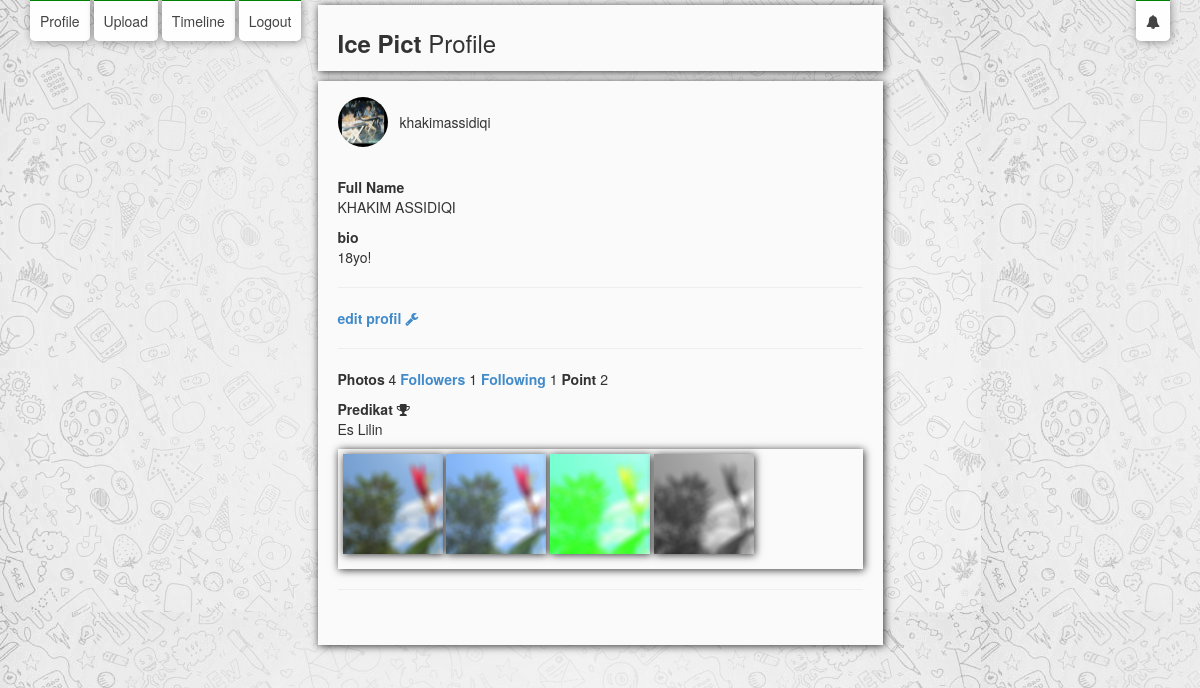
The page /profile.php (signed in) on the database its author committed.
### tables this page shows
CREATE TABLE IF NOT EXISTS `user` (
  `id_user` int(50) NOT NULL AUTO_INCREMENT,
  `email` varchar(50) NOT NULL,
  `email_status` varchar(10) NOT NULL DEFAULT 'unverified',
  `password` varchar(50) NOT NULL,
  `username` varchar(32) NOT NULL,
  `fullname` varchar(50) NOT NULL,
  `bio` text NOT NULL,
  `profilpic` varchar(50) NOT NULL DEFAULT 'default.jpg',
  `reg_date` datetime NOT NULL,
  `ver_code` varchar(40) DEFAULT NULL,
  `forgot_key` varchar(40) DEFAULT NULL,
  `setting` varchar(1000) NOT NULL DEFAULT '{"private_account":true, "premium_account":false, "official_account":false}',
  `status` varchar(10) NOT NULL,
  `point` int(8) NOT NULL DEFAULT '0',
  PRIMARY KEY (`id_user`)
);

CREATE TABLE IF NOT EXISTS `point` (
  `id_point` int(50) NOT NULL AUTO_INCREMENT,
  `predikat` varchar(50) NOT NULL,
  `dari` varchar(32) NOT NULL,
  `ke` varchar(32) NOT NULL,
  PRIMARY KEY (`id_point`)
);

CREATE TABLE IF NOT EXISTS `photo` (
  `id_photo` int(50) NOT NULL AUTO_INCREMENT,
  `url` varchar(100) NOT NULL,
  `tanggal` date NOT NULL,
  `id_user` int(50) NOT NULL,
  `caption` text,
  `filter` varchar(50) NOT NULL DEFAULT 'c',
  PRIMARY KEY (`id_photo`)
);

### profile.php (the view, shortened to what this page needs)
<?php require_once('Connections/konek.php'); ?>
<?php
if (!function_exists("GetSQLValueString")) {
function GetSQLValueString($theValue, $theType, $theDefinedValue = "", $theNotDefinedValue = "")
{
  $theValue = function_exists("mysql_real_escape_string") ? mysql_real_escape_string($theValue) : mysql_escape_string($theValue);
  switch ($theType) {
    case "text":
      $theValue = ($theValue != "") ? "'" . $theValue . "'" : "NULL";
      break;
  }
  return $theValue;
}
}
$colname_user = "-1";
if (isset($_SESSION['MM_Username'])) {
  $colname_user = $_SESSION['MM_Username'];
}
$query_user = sprintf("SELECT * FROM `user` WHERE username = %s", GetSQLValueString($colname_user, "text"));
$user = mysql_query($query_user, $konek) or die(mysql_error());
$row_user = mysql_fetch_assoc($user);
?>
<!DOCTYPE html PUBLIC "-//W3C//DTD XHTML 1.0 Transitional//EN" "http://www.w3.org/TR/xhtml1/DTD/xhtml1-transitional.dtd">
<html xmlns="http://www.w3.org/1999/xhtml">
<head>
<link rel="stylesheet" href="assets/css/bootstrap.min.css">
	<link rel="stylesheet" href="assets/css/style.css">
    <link rel="stylesheet" href="assets/css/font-awesome.css">
</head>
<body>
	<div class="nav nav-bars">
		<ul class="pull-right">
			<li><a href="profile.php">Profile</a></li>
			<li><a href="upload.php">Upload</a></li>
			<li><a href="timeline.php">Timeline</a></li>
			<li><a href="logout.php">Logout</a></li>
		</ul>
	</div>
    <div class="nav nav1">
            <ul class="pull-right">
            <li><a href="notifikasi.php"> <i class="fa fa-bell"></i></a></li>
		</ul>
</div>
     <div class="main-content">
		<div class="row">
			<div class="col-md-6 col-md-offset-3">
				<div class="row bg-dark photo padding">
				<div class="col-md-12">
						<h3><strong>Ice Pict</strong> Profile</h3>
					</div>
				</div>
        <div class="row bg-dark photo padding">
					<div class="col-md-12">
<div class="row">
							<div class="col-md-1">
                            </div>
                            <div class="col-md-9">
							</div>
</div>
<p><img src="content/profilpic/<?php echo $row_user['profilpic']; ?>"class="img-circle pull-left" style="width: 50px; height: 50px; margin-right:12px" /></p>
<p style="line-height:30px"> <?php echo $row_user['username']; ?></p>
<p>&nbsp;</p>
<p><strong>Full Name</strong> <br/> <?php echo $row_user['fullname']; ?></p>
<p><strong>bio</strong><br/><?php echo $row_user['bio']; ?></p><hr />
<p><a href="kelengkapan.php"><strong>edit profil <i class="fa fa-wrench"></i></strong></a></p>
<?php
  $q = mysql_query("SELECT * FROM `user` WHERE `username` = '".$_SESSION['MM_Username']."'")or die (mysql_error());
$f = mysql_fetch_array($q);
$qq= mysql_query("SELECT * FROM `photo` WHERE `id_user` = '".$f['id_user']."'")or die (mysql_error());
$banyak_foto = mysql_num_rows($qq);
$qq= mysql_query("SELECT * FROM `relationship` WHERE `id_user_awal` = '".$f['id_user']."'")or die (mysql_error());
$banyak_follow = mysql_num_rows($qq);
$qq= mysql_query("SELECT * FROM `relationship` WHERE `id_user_akhir` = '".$f['id_user']."'")or die (mysql_error());
$banyak_follower = mysql_num_rows($qq);
$qq = mysql_query("SELECT * FROM `point` WHERE `dari` <= ".$row_user['point']." && `ke` >= ".$row_user['point']." ")or die (mysql_error());
$nama_point = mysql_fetch_array($qq);
  ?><hr />
<p><strong>Photos </strong><?php echo $banyak_foto?><a href="follower.php?id=<?php echo $row_user['id_user']; ?>"> <strong>Followers </strong></a><?php echo $banyak_follower?><a href="following.php?id=<?php echo $row_user['id_user']; ?>"><strong> Following </strong></a><?php echo $banyak_follow?><strong> Point</strong> <?php echo $row_user['point']; ?></p>
<p><strong>Predikat</strong> <i class="fa fa-trophy"></i></br> <?php echo $nama_point['predikat']; ?></p>
<p class="photo padding">
<?php
$q = mysql_query("SELECT * FROM user WHERE username = '".$_SESSION['MM_Username']."'")or die (mysql_error());
$f = mysql_fetch_array($q);
$qq = mysql_query("SELECT * FROM photo WHERE id_user = '".$f['id_user']."'")or die (mysql_error());
while($ff = mysql_fetch_array($qq)){
?>
<a href="preview_photo.php?id=<?php echo $ff['id_photo']?>"><img src="content/photo/<?php echo $ff['url']; ?>" width="100px" class="photo"/></a>
<?php } ?>
</p><hr />
<p>&nbsp;</p>
</body>
</html>

### assets/css/style.css (style rules this page uses)
body { background-image: url('../img/bg-download_W.jpg'); background-attachment: fixed; }
.bg-dark { background-color: #fafafa; }
.photo { box-shadow: 1px 1px 8px rgba(0,0,0,.8); margin-bottom: 10px; }
.row { padding: 5px; margin-right: 0px; margin-left: 0px; }
.nav { margin-left: -10px; margin-top: 11px; position: fixed; }
.nav1 { right:30px; margin-top: 11px; position: fixed; }
.nav li { display: inline; padding: 10px; background-color: #fefefe; border-radius: 0px 0px 5px 5px; border-top: 3px solid green; box-shadow: 1px 1px 8px rgba(0,0,0,.4); }
.nav li a { color: #444; }
.padding { padding: 5px; }

### rows shown on the page
user: profilpic (picture), username "khakimassidiqi", fullname "KHAKIM ASSIDIQI", bio "18yo!", point "2"
point: predikat "Es Lilin"
photo: url (picture)
photo: url (picture)
photo: url (picture)
photo: url (picture)

### other values the page prints
$banyak_foto "4"
$banyak_follower "1"
$banyak_follow "1"
